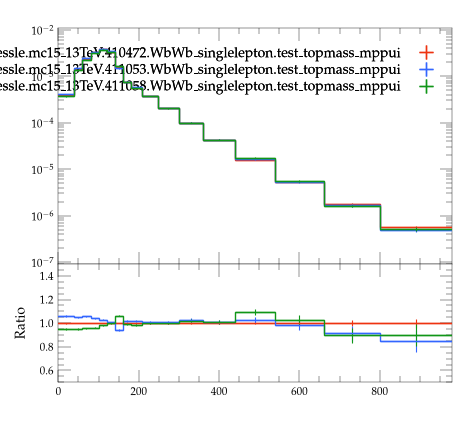

Here is the Python script that generated this plot:
#! /usr/bin/env python3

# This Python script was auto-generated using YODA v2.1.2.
# Analysis object: /WbWb_singlelepton/m_bl
# Timestamp: 07-08-2026 (09:26:45)

import matplotlib as mpl
import matplotlib.pyplot as plt
mpl.use('Agg') # comment out for interactive use
import os
import numpy as np
from numpy import nan, inf

plotDir = os.path.split(os.path.realpath(__file__))[0]
if 'YODA_USER_PLOT_PATH' in globals():
    plot_outdir = globals()['YODA_USER_PLOT_PATH']
else:
    plot_outdir = plotDir

#plot style
plt.style.use(os.path.join(plotDir, '../default.mplstyle'))
# plot metadata
figW, figH = plt.rcParams['figure.figsize']
ax_xLabel = ''
ax_yLabel = ''
ax_title  = ''
ax_xScale = 'linear'
ax_yScale = 'log'
xLims = (0.0, 980.0)
yLims = (9e-08, 0.011000000000000001)

# TeX-friendly labels for the legend
labels = {
  'legend' : ([ r"user.johessle.mc15\_13TeV.410472.WbWb\_singlelepton.test\_topmass\_mppui", r"user.johessle.mc15\_13TeV.411053.WbWb\_singlelepton.test\_topmass\_mppui", r"user.johessle.mc15\_13TeV.411058.WbWb\_singlelepton.test\_topmass\_mppui" ], r""),
}

# Adjust canvas width and height
canvasW = 10.0
canvasH = 9.0
figW *= canvasW/10.
figH *= canvasH/9.

# Create figure and axis objects
fig, (ax, ratio0_ax) = plt.subplots(2, 1, sharex=True,
                  figsize=(figW,figH), gridspec_kw={'height_ratios': (6.0, 3.0)})

# Set figure margins
plt.subplots_adjust(
    left   = 1.0 * plt.rcParams['figure.subplot.left'],
    right  = 1.0 * plt.rcParams['figure.subplot.right'],
    top    = 1.0 * plt.rcParams['figure.subplot.top'],
    bottom = 1.0 * plt.rcParams['figure.subplot.bottom'])

ratio0_ax.yaxis.set_major_locator(mpl.ticker.MultipleLocator(0.2))
ratio0_ax.set_ylim(0.5, 1.4999)
ratio0_ax.set_ylabel('Ratio')

# the numerical data is stored in a separate file
dataf = dict()
prefix = os.path.split(__file__)[0]
if prefix:    prefix = prefix + '/'
exec(open(prefix+'m_bl__data.py').read(), dataf)


legend_handles = dict() # keep track of handles for the legend

# style options for curves
# starts at zorder>=5 to draw curve on top of legend
styles = {
  'user.johessle.mc15_13TeV.410472.WbWb_singlelepton.test_topmass_mppui.yoda': {
    'color' : '#EE3311',
    'linestyle' : '-',
    'lineopacity' : 1.0,
    'linewidth' : 1,
    'marker' : 'none',
    'markersize' : 2,
    'capsize' : 0.0,
    'zorder' : 5,
    'histstyle' : 1,
    'drawstyle' : 'steps-pre',
    'xerrorbars' : 1,
    'yerrorbars' : 1,
    'fillcolor' : None,
    'fillopacity' : 1.0,
    'ratio0_linestyle' : '-',
    'ratio0_lineopacity' : 1.0,
    'ratio0_linewidth' : 1,
    'ratio0_marker' : 'none',
    'ratio0_markersize' : 2,
    'ratio0_capsize' : 0.0,
    'ratio0_zorder' : 5,
    'ratio0_histstyle' : 1,
    'ratio0_drawstyle' : 'steps-pre',
    'ratio0_xerrorbars' : 1,
    'ratio0_yerrorbars' : 1,
  },
  'user.johessle.mc15_13TeV.411053.WbWb_singlelepton.test_topmass_mppui.yoda': {
    'color' : '#3366FF',
    'linestyle' : '-',
    'lineopacity' : 1.0,
    'linewidth' : 1,
    'marker' : 'none',
    'markersize' : 2,
    'capsize' : 0.0,
    'zorder' : 6,
    'histstyle' : 1,
    'drawstyle' : 'steps-pre',
    'xerrorbars' : 1,
    'yerrorbars' : 1,
    'fillcolor' : None,
    'fillopacity' : 1.0,
    'ratio0_linestyle' : '-',
    'ratio0_lineopacity' : 1.0,
    'ratio0_linewidth' : 1,
    'ratio0_marker' : 'none',
    'ratio0_markersize' : 2,
    'ratio0_capsize' : 0.0,
    'ratio0_zorder' : 6,
    'ratio0_histstyle' : 1,
    'ratio0_drawstyle' : 'steps-pre',
    'ratio0_xerrorbars' : 1,
    'ratio0_yerrorbars' : 1,
  },
  'user.johessle.mc15_13TeV.411058.WbWb_singlelepton.test_topmass_mppui.yoda': {
    'color' : '#109618',
    'linestyle' : '-',
    'lineopacity' : 1.0,
    'linewidth' : 1,
    'marker' : 'none',
    'markersize' : 2,
    'capsize' : 0.0,
    'zorder' : 7,
    'histstyle' : 1,
    'drawstyle' : 'steps-pre',
    'xerrorbars' : 1,
    'yerrorbars' : 1,
    'fillcolor' : None,
    'fillopacity' : 1.0,
    'ratio0_linestyle' : '-',
    'ratio0_lineopacity' : 1.0,
    'ratio0_linewidth' : 1,
    'ratio0_marker' : 'none',
    'ratio0_markersize' : 2,
    'ratio0_capsize' : 0.0,
    'ratio0_zorder' : 7,
    'ratio0_histstyle' : 1,
    'ratio0_drawstyle' : 'steps-pre',
    'ratio0_xerrorbars' : 1,
    'ratio0_yerrorbars' : 1,
  },
}

# curve from input yoda files in main panel
for label, yvals in dataf['yvals'].items():
    if all(np.isnan(v) for v in dataf['yvals'][label]):
        continue
    tmp = None
    if styles[label]['histstyle']: # draw as histogram
        xpos = dataf['xedges'][label] if styles[label]['drawstyle'] else dataf['xpoints'][label]
        ypos = np.insert(yvals, 0, yvals[0]) if styles[label]['drawstyle'] else yvals
        if styles[label]['fillcolor']: # fill area below curve
            ax.fill_between(xpos, ypos, step='pre',
                            color=styles[label]['fillcolor'],
                            alpha=styles[label]['fillopacity'])
        tmp, = ax.plot(xpos, ypos,
                       color=styles[label]['color'],
                       linestyle=styles[label]['linestyle'],
                       alpha=styles[label]['lineopacity'],
                       linewidth=styles[label]['linewidth'],
                       drawstyle=styles[label]['drawstyle'], solid_joinstyle='miter',
                       zorder=styles[label]['zorder'], label=label)
    tmp = ax.errorbar(dataf['xpoints'][label], yvals,
                      xerr=np.array(dataf['xerrs'][label])*styles[label]['xerrorbars'],
                      yerr=np.array(dataf['yerrs'][label])*styles[label]['yerrorbars'],
                      fmt=styles[label]['marker'], capsize=styles[label]['capsize'],
                      alpha=styles[label]['lineopacity'],
                      markersize=styles[label]['markersize'],
                      ecolor=styles[label]['color'],
                      color=styles[label]['color'], zorder=styles[label]['zorder'])
    tmp[-1][0].set_linestyle(styles[label]['linestyle'])
    tmp[-1][0].set_linewidth(styles[label]['linewidth'])
    if label in dataf['add_legend_handle']:  legend_handles[label] = tmp
    for varLabel in dataf['variation_yvals'].keys():
        if varLabel.startswith(label):
            tmp, = ax.plot(dataf['xedges'][label], dataf['variation_yvals'][varLabel],
                           color=styles[label]['color'],
                           linestyle=styles[label]['linestyle'],
                           linewidth=styles[label]['linewidth'],
                           drawstyle='steps-pre', solid_joinstyle='miter',
                           zorder=styles[label]['zorder'], alpha=0.5)


# plots on ratio panel
# curve from input yoda files in ratio panel
for label, yvals in dataf['ratio0_yvals'].items():
    if all(np.isnan(v) for v in yvals):
        continue
    if styles[label]['ratio0_histstyle']: # plot as histogram
        xpos = dataf['xedges']['user.johessle.mc15_13TeV.410472.WbWb_singlelepton.test_topmass_mppui.yoda'] if styles[label]['ratio0_drawstyle'] else dataf['xpoints']['user.johessle.mc15_13TeV.410472.WbWb_singlelepton.test_topmass_mppui.yoda']
        ypos = np.insert(yvals, 0, yvals[0]) if styles[label]['ratio0_drawstyle'] else yvals
        ratio0_ax.plot(xpos, ypos,
                       color=styles[label]['color'],
                       linewidth=styles[label]['linewidth'],
                       linestyle=styles[label]['ratio0_linestyle'],
                       alpha=styles[label]['ratio0_lineopacity'],
                       drawstyle=styles[label]['ratio0_drawstyle'], zorder=styles[label]['zorder'],
                       solid_joinstyle='miter')
    tmp = ratio0_ax.errorbar(dataf['xpoints']['user.johessle.mc15_13TeV.410472.WbWb_singlelepton.test_topmass_mppui.yoda'], yvals,
                             xerr=np.array(dataf['ref_xerrs'])*styles[label]['ratio0_xerrorbars'],
                             yerr=np.array(dataf['ratio0_yerrs'][label])*styles[label]['ratio0_yerrorbars'],
                             fmt=styles[label]['ratio0_marker'], capsize=styles[label]['ratio0_capsize'],
                             alpha=styles[label]['ratio0_lineopacity'],
                             markersize=styles[label]['ratio0_markersize'],
                             ecolor=styles[label]['color'],
                             color=styles[label]['color'])
    tmp[-1][0].set_linestyle(styles[label]['ratio0_linestyle'])
    tmp[-1][0].set_linewidth(styles[label]['ratio0_linewidth'])

    for varlabel in dataf['ratio0_variation_vals'].keys():
        if varlabel.startswith(label):
            ratio0_ax.plot(dataf['xedges']['user.johessle.mc15_13TeV.410472.WbWb_singlelepton.test_topmass_mppui.yoda'],
                            dataf['ratio0_variation_vals'][varlabel],
                            color=styles[label]['color'],
                            linestyle=styles[label]['linestyle'],
                            linewidth=styles[label]['linewidth'],
                            drawstyle='steps-pre', solid_joinstyle='miter',
                            zorder=1, alpha=0.5)

legend_items = list(legend_handles.values())
ax.add_artist(ax.legend(legend_items,
                        labels['legend'][0],
                        title=labels['legend'][1],
                        alignment='right',
                        loc='upper right',
                        bbox_to_anchor=(1.0, 0.97),markerfirst=False))

# set plot metadata as defined above
ratio0_ax.set_xlabel(ax_xLabel)
ratio0_ax.xaxis.set_label_coords(1., -0.15)
ax.set_ylabel(ax_yLabel, ha='right', va='top')
ax.yaxis.set_label_coords(-0.11, 1.0)
ax.set_title(ax_title, loc='left')
ax.set_xscale(ax_xScale)
ax.set_yscale(ax_yScale)
ratio0_ax.set_yscale('linear')
ax.set_xlim(xLims)
ax.set_ylim(yLims)

# tick formatting
plt.rcParams['xtick.top'] = True
plt.rcParams['ytick.right'] = True
ax.yaxis.set_major_locator(mpl.ticker.LogLocator(base=10.0, numticks=np.inf))
ax.yaxis.set_minor_locator(mpl.ticker.LogLocator(
                           base=10.0, subs=np.arange(0.1, 1, 0.1), numticks=np.inf))
fig.align_ylabels((ax, ratio0_ax))
plt.savefig(os.path.join(plot_outdir, 'm_bl.pdf'), format='PDF')
plt.savefig(os.path.join(plot_outdir, 'm_bl.png'), format='PNG')

plt.close(fig)
